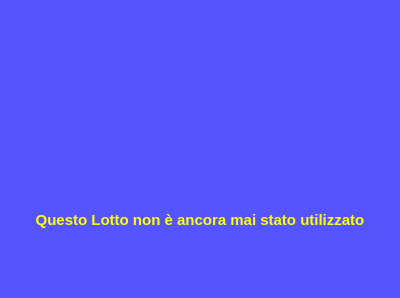
<?xml version="1.0" encoding="UTF-8"?>
<ui version="4.0">
 <class>NoUse</class>
 <widget class="QWidget" name="NoUse">
  <property name="geometry">
   <rect>
    <x>0</x>
    <y>0</y>
    <width>400</width>
    <height>298</height>
   </rect>
  </property>
  <property name="windowTitle">
   <string>Form</string>
  </property>
  <property name="styleSheet">
   <string notr="true">background-color: rgb(85, 85, 255);</string>
  </property>
  <layout class="QVBoxLayout" name="verticalLayout">
   <property name="spacing">
    <number>0</number>
   </property>
   <property name="bottomMargin">
    <number>9</number>
   </property>
   <item>
    <widget class="QLabel" name="label_2">
     <property name="autoFillBackground">
      <bool>true</bool>
     </property>
     <property name="text">
      <string/>
     </property>
     <property name="pixmap">
      <pixmap>Resources/palet-03-icon.png</pixmap>
     </property>
     <property name="scaledContents">
      <bool>false</bool>
     </property>
     <property name="alignment">
      <set>Qt::AlignCenter</set>
     </property>
    </widget>
   </item>
   <item>
    <widget class="QLabel" name="label">
     <property name="font">
      <font>
       <pointsize>11</pointsize>
       <weight>75</weight>
       <bold>true</bold>
      </font>
     </property>
     <property name="autoFillBackground">
      <bool>true</bool>
     </property>
     <property name="styleSheet">
      <string notr="true">color: rgb(255, 255, 0);</string>
     </property>
     <property name="text">
      <string>Questo Lotto non è ancora mai stato utilizzato</string>
     </property>
     <property name="alignment">
      <set>Qt::AlignCenter</set>
     </property>
    </widget>
   </item>
  </layout>
 </widget>
 <resources/>
 <connections/>
</ui>
